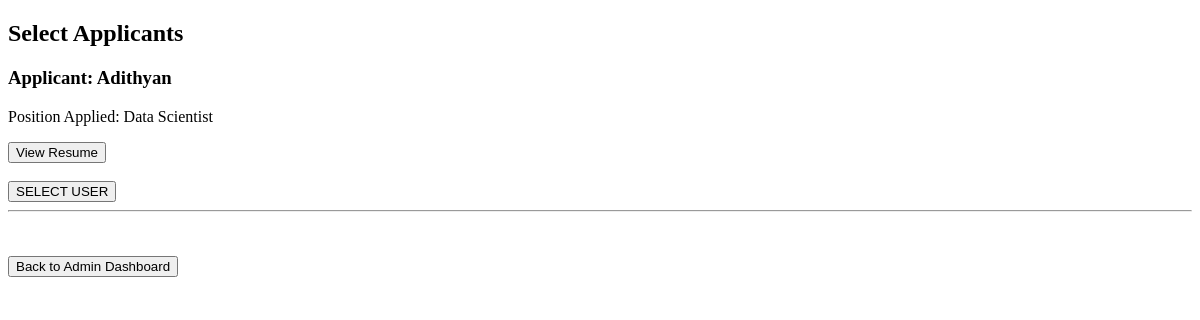
Page /select_applicant (signed in) on the earlier database version.
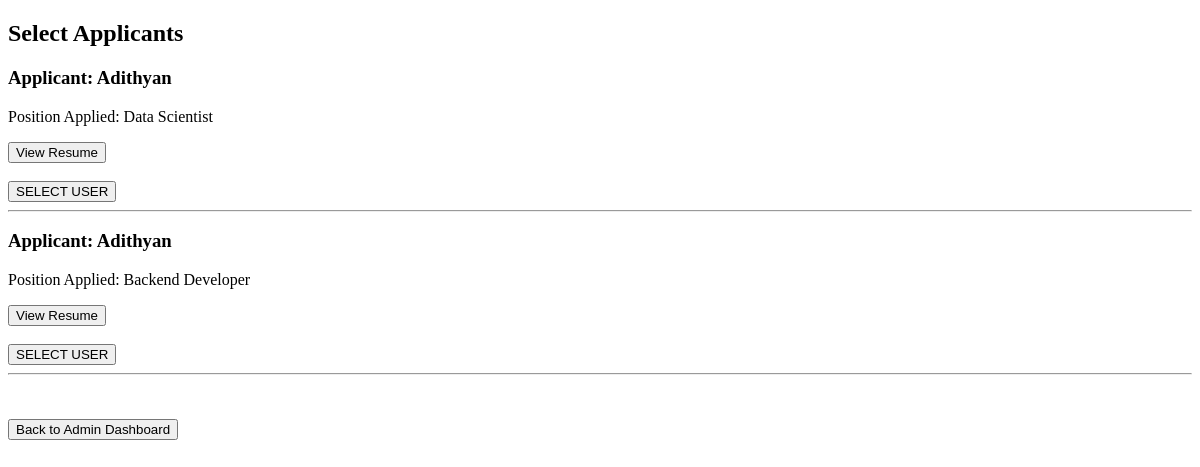
Same page on the later database version.
### app.py (models this page shows)
class AppliedJob(db.Model):
    id = db.Column(db.Integer, primary_key=True)
    user_id = db.Column(db.Integer, db.ForeignKey('user.id'), nullable=False)
    username = db.Column(db.String(20), nullable=False)
    job_id = db.Column(db.Integer, db.ForeignKey('job.job_id'), nullable=False)
    job_title = db.Column(db.String(20), nullable=False)
    resume_path = db.Column(db.String(200), nullable=False)
    status = db.Column(db.String(20), default="Pending")  # Pending / Selected / Rejected
    applied_at = db.Column(db.DateTime, default=lambda: datetime.now(timezone.utc))
    selected_at = db.Column(db.DateTime, nullable=True)
    user = db.relationship('User', back_populates='applied_jobs')
    job = db.relationship('Job', back_populates='applicants')

### app.py (the view)
@app.route('/select_applicant', methods=['GET'])
def select_applicants():
    if 'role' not in session or session['role'] != 'admin':
        flash("Access denied.", "danger")
        return redirect(url_for('index'))
    app = AppliedJob.query.all()
    return render_template('admn_func/selc_appcn.html', applicants=app, uname=session['username'])

### templates/admn_func/selc_appcn.html (shortened to what this page needs)
<!DOCTYPE html>
<html lang="en">
<head>
</head>
<body>
    <h2>Select Applicants</h2>
    {% if applicants %}
        {% for applicant in applicants %}
            <h3>Applicant: {{ applicant.username }}</h3>
            <p>Position Applied: {{ applicant.job_title }}</p>
            <form action="{{ url_for('view_resume', applicant_id=applicant.id) }}" method="GET">
                <button type="submit">View Resume</button>
            </form>
            <br>
            <form action="{{ url_for('selected_app') }}" method="POST">
                <button type="submit">SELECT USER</button>
            </form>
            <hr>
        {% endfor %}
    {% else %}
        <p>No applicants available.</p>
    {% endif %}
    <br><br>
    <form action="{{ url_for('admin_dashboard', uname=uname) }}" method="GET">
        <button type="submit">Back to Admin Dashboard</button>
    </form>
</body>
</html>

Differences in the rows shown:
added AppliedJob: username "Adithyan", job_title "Backend Developer"
